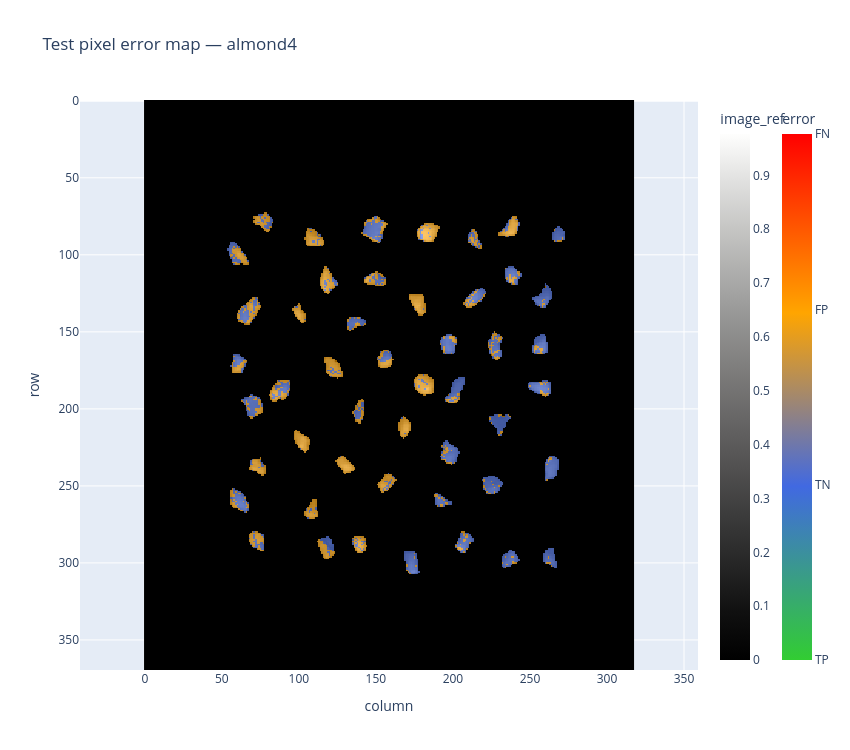

Notebook source saved alongside this figure:
### Code cell
# Visualize the most problematic test images.
error_images = (
    test_object_df[test_object_df["object_error_type"].isin(["FP", "FN"])]
    ["source_image"]
    .dropna()
    .astype(str)
    .unique()
    .tolist()
)

for image_key in error_images[:6]:
    plot_pixel_error_overlay(
        image_key=image_key,
        image_db=image_db,
        pixel_df=test_selected["pixel_df"],
        title=f"Test pixel error map — {image_key}",
    )

### Figure 1 — Plotly figure (JSON) as saved in the notebook; plotly's stock layout.template omitted (floating-point values rounded to 4 significant figures; data arrays with more than 128 entries replaced by an {"elided": "..."} marker saying what was removed)
{"data": [{"colorbar": {"title": {"text": "image_ref"}}, "colorscale": [[0, "rgb(0, 0, 0)"], [0.09091, "rgb(16, 16, 16)"], [0.1818, "rgb(38, 38, 38)"], [0.2727, "rgb(59, 59, 59)"], [0.3636, "rgb(81, 80, 80)"], [0.4545, "rgb(102, 101, 101)"], [0.5455, "rgb(124, 123, 122)"], [0.6364, "rgb(146, 146, 145)"], [0.7273, "rgb(171, 171, 170)"], [0.8182, "rgb(197, 197, 195)"], [0.9091, "rgb(224, 224, 223)"], [1, "rgb(254, 254, 253)"]], "showscale": true, "type": "heatmap", "z": {"elided": "370x318 float values"}}, {"colorbar": {"ticktext": ["TP", "TN", "FP", "FN"], "tickvals": [1, 2, 3, 4], "title": {"text": "error"}, "x": 1.12}, "colorscale": [[0, "limegreen"], [0.33, "royalblue"], [0.66, "orange"], [1, "red"]], "opacity": 0.6, "type": "heatmap", "z": {"elided": "370x318 float values"}, "zmax": 4, "zmin": 1}], "layout": {"height": 750, "title": {"text": "Test pixel error map — almond4"}, "width": 850, "xaxis": {"title": {"text": "column"}}, "yaxis": {"autorange": "reversed", "scaleanchor": "x", "title": {"text": "row"}}}}
